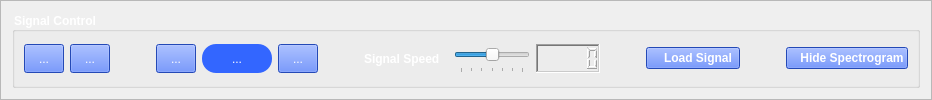
              <widget class="QFrame" name="frame_15">
               <property name="frameShape">
                <enum>QFrame::StyledPanel</enum>
               </property>
               <property name="frameShadow">
                <enum>QFrame::Raised</enum>
               </property>
               <layout class="QGridLayout" name="gridLayout_49">
                <item row="0" column="0">
                 <widget class="QGroupBox" name="groupBox_7">
                  <property name="font">
                   <font>
                    <pointsize>9</pointsize>
                    <weight>75</weight>
                    <bold>true</bold>
                   </font>
                  </property>
                  <property name="styleSheet">
                   <string notr="true">color: rgb(255, 255, 255);</string>
                  </property>
                  <property name="title">
                   <string>Signal Control</string>
                  </property>
                  <layout class="QGridLayout" name="gridLayout_50">
                   <item row="0" column="0">
                    <layout class="QGridLayout" name="gridLayout_51">
                     <item row="0" column="3">
                      <widget class="QToolButton" name="Animal_Sounds_Stop_Button">
                       <property name="sizePolicy">
                        <sizepolicy hsizetype="Expanding" vsizetype="Fixed">
                         <horstretch>0</horstretch>
                         <verstretch>0</verstretch>
                        </sizepolicy>
                       </property>
                       <property name="minimumSize">
                        <size>
                         <width>40</width>
                         <height>29</height>
                        </size>
                       </property>
                       <property name="styleSheet">
                        <string notr="true">background-color:#3366ff;</string>
                       </property>
                       <property name="text">
                        <string>...</string>
                       </property>
                       <property name="icon">
                        <iconset>
                         <normaloff>Assets/stop-button (2).png</normaloff>Assets/stop-button (2).png</iconset>
                       </property>
                       <property name="iconSize">
                        <size>
                         <width>20</width>
                         <height>20</height>
                        </size>
                       </property>
                      </widget>
                     </item>
                     <item row="0" column="6">
                      <spacer name="horizontalSpacer_38">
                       <property name="orientation">
                        <enum>Qt::Horizontal</enum>
                       </property>
                       <property name="sizeHint" stdset="0">
                        <size>
                         <width>40</width>
                         <height>20</height>
                        </size>
                       </property>
                      </spacer>
                     </item>
                     <item row="0" column="9">
                      <widget class="QLCDNumber" name="Animal_Sounds_Signal_Speed_LCD">
                       <property name="enabled">
                        <bool>true</bool>
                       </property>
                       <property name="minimumSize">
                        <size>
                         <width>0</width>
                         <height>29</height>
                        </size>
                       </property>
                       <property name="font">
                        <font>
                         <weight>75</weight>
                         <bold>true</bold>
                        </font>
                       </property>
                       <property name="frameShape">
                        <enum>QFrame::WinPanel</enum>
                       </property>
                       <property name="frameShadow">
                        <enum>QFrame::Sunken</enum>
                       </property>
                       <property name="lineWidth">
                        <number>1</number>
                       </property>
                       <property name="segmentStyle">
                        <enum>QLCDNumber::Outline</enum>
                       </property>
                       <property name="intValue" stdset="0">
                        <number>0</number>
                       </property>
                      </widget>
                     </item>
                     <item row="0" column="10">
                      <spacer name="horizontalSpacer_39">
                       <property name="orientation">
                        <enum>Qt::Horizontal</enum>
                       </property>
                       <property name="sizeHint" stdset="0">
                        <size>
                         <width>40</width>
                         <height>20</height>
                        </size>
                       </property>
                      </spacer>
                     </item>
                     <item row="0" column="5">
                      <widget class="QToolButton" name="Animal_Sounds_Reset_Button">
                       <property name="sizePolicy">
                        <sizepolicy hsizetype="Expanding" vsizetype="Fixed">
                         <horstretch>0</horstretch>
                         <verstretch>0</verstretch>
                        </sizepolicy>
                       </property>
                       <property name="minimumSize">
                        <size>
                         <width>40</width>
                         <height>29</height>
                        </size>
                       </property>
                       <property name="styleSheet">
                        <string notr="true">background-color:#3366ff;</string>
                       </property>
                       <property name="text">
                        <string>...</string>
                       </property>
                       <property name="icon">
                        <iconset>
                         <normaloff>Assets/rewind.png</normaloff>Assets/rewind.png</iconset>
                       </property>
                       <property name="iconSize">
                        <size>
                         <width>20</width>
                         <height>20</height>
                        </size>
                       </property>
                      </widget>
                     </item>
                     <item row="0" column="8">
                      <widget class="QSlider" name="Animal_Sounds_Signal_Speed_Slider">
                       <property name="sizePolicy">
                        <sizepolicy hsizetype="Expanding" vsizetype="Fixed">
                         <horstretch>120</horstretch>
                         <verstretch>0</verstretch>
                        </sizepolicy>
                       </property>
                       <property name="minimumSize">
                        <size>
                         <width>0</width>
                         <height>29</height>
                        </size>
                       </property>
                       <property name="maximumSize">
                        <size>
                         <width>300</width>
                         <height>16777215</height>
                        </size>
                       </property>
                       <property name="minimum">
                        <number>-3</number>
                       </property>
                       <property name="maximum">
                        <number>3</number>
                       </property>
                       <property name="singleStep">
                        <number>0</number>
                       </property>
                       <property name="pageStep">
                        <number>0</number>
                       </property>
                       <property name="value">
                        <number>0</number>
                       </property>
                       <property name="sliderPosition">
                        <number>0</number>
                       </property>
                       <property name="tracking">
                        <bool>true</bool>
                       </property>
                       <property name="orientation">
                        <enum>Qt::Horizontal</enum>
                       </property>
                       <property name="invertedAppearance">
                        <bool>false</bool>
                       </property>
                       <property name="invertedControls">
                        <bool>false</bool>
                       </property>
                       <property name="tickPosition">
                        <enum>QSlider::TicksBelow</enum>
                       </property>
                       <property name="tickInterval">
                        <number>1</number>
                       </property>
                      </widget>
                     </item>
                     <item row="0" column="2">
                      <spacer name="horizontalSpacer_37">
                       <property name="orientation">
                        <enum>Qt::Horizontal</enum>
                       </property>
                       <property name="sizeHint" stdset="0">
                        <size>
                         <width>40</width>
                         <height>20</height>
                        </size>
                       </property>
                      </spacer>
                     </item>
                     <item row="0" column="0">
                      <widget class="QToolButton" name="Animal_Sounds_Zooming_In_Button">
                       <property name="sizePolicy">
                        <sizepolicy hsizetype="Expanding" vsizetype="Fixed">
                         <horstretch>0</horstretch>
                         <verstretch>0</verstretch>
                        </sizepolicy>
                       </property>
                       <property name="minimumSize">
                        <size>
                         <width>40</width>
                         <height>29</height>
                        </size>
                       </property>
                       <property name="styleSheet">
                        <string notr="true">background-color:#3366ff;</string>
                       </property>
                       <property name="text">
                        <string>...</string>
                       </property>
                       <property name="icon">
                        <iconset>
                         <normaloff>Assets/zoomin.png</normaloff>Assets/zoomin.png</iconset>
                       </property>
                      </widget>
                     </item>
                     <item row="0" column="13">
                      <widget class="QPushButton" name="Animal_Sounds_Hide_Show_Spectrogram_Button">
                       <property name="sizePolicy">
                        <sizepolicy hsizetype="Expanding" vsizetype="Fixed">
                         <horstretch>150</horstretch>
                         <verstretch>0</verstretch>
                        </sizepolicy>
                       </property>
                       <property name="maximumSize">
                        <size>
                         <width>300</width>
                         <height>16777215</height>
                        </size>
                       </property>
                       <property name="sizeIncrement">
                        <size>
                         <width>0</width>
                         <height>0</height>
                        </size>
                       </property>
                       <property name="font">
                        <font>
                         <weight>75</weight>
                         <bold>true</bold>
                        </font>
                       </property>
                       <property name="styleSheet">
                        <string notr="true">background-color:#3366ff;</string>
                       </property>
                       <property name="text">
                        <string>   Hide Spectrogram</string>
                       </property>
                       <property name="icon">
                        <iconset>
                         <normaloff>Assets/invisible.png</normaloff>Assets/invisible.png</iconset>
                       </property>
                       <property name="iconSize">
                        <size>
                         <width>20</width>
                         <height>20</height>
                        </size>
                       </property>
                      </widget>
                     </item>
                     <item row="0" column="7">
                      <widget class="QLabel" name="label_36">
                       <property name="minimumSize">
                        <size>
                         <width>84</width>
                         <height>29</height>
                        </size>
                       </property>
                       <property name="font">
                        <font>
                         <pointsize>9</pointsize>
                         <weight>75</weight>
                         <bold>true</bold>
                        </font>
                       </property>
                       <property name="styleSheet">
                        <string notr="true">color: &quot;white&quot;;</string>
                       </property>
                       <property name="text">
                        <string>Signal Speed</string>
                       </property>
                      </widget>
                     </item>
                     <item row="0" column="11">
                      <widget class="QPushButton" name="Animal_Sounds_Load_Signal_Button">
                       <property name="sizePolicy">
                        <sizepolicy hsizetype="Expanding" vsizetype="Fixed">
                         <horstretch>150</horstretch>
                         <verstretch>0</verstretch>
                        </sizepolicy>
                       </property>
                       <property name="maximumSize">
                        <size>
                         <width>300</width>
                         <height>16777215</height>
                        </size>
                       </property>
                       <property name="sizeIncrement">
                        <size>
                         <width>0</width>
                         <height>0</height>
                        </size>
                       </property>
                       <property name="font">
                        <font>
                         <weight>75</weight>
                         <bold>true</bold>
                        </font>
                       </property>
                       <property name="styleSheet">
                        <string notr="true">background-color:#3366ff;</string>
                       </property>
                       <property name="text">
                        <string>   Load Signal</string>
                       </property>
                       <property name="icon">
                        <iconset>
                         <normaloff>Assets/move-to.png</normaloff>Assets/move-to.png</iconset>
                       </property>
                       <property name="iconSize">
                        <size>
                         <width>20</width>
                         <height>20</height>
                        </size>
                       </property>
                      </widget>
                     </item>
                     <item row="0" column="12">
                      <spacer name="horizontalSpacer_40">
                       <property name="orientation">
                        <enum>Qt::Horizontal</enum>
                       </property>
                       <property name="sizeHint" stdset="0">
                        <size>
                         <width>40</width>
                         <height>20</height>
                        </size>
                       </property>
                      </spacer>
                     </item>
                     <item row="0" column="4">
                      <widget class="QToolButton" name="Animal_Sounds_Play_Pause_Button">
                       <property name="sizePolicy">
                        <sizepolicy hsizetype="Expanding" vsizetype="Fixed">
                         <horstretch>0</horstretch>
                         <verstretch>0</verstretch>
                        </sizepolicy>
                       </property>
                       <property name="minimumSize">
                        <size>
                         <width>70</width>
                         <height>29</height>
                        </size>
                       </property>
                       <property name="styleSheet">
                        <string notr="true">background-color:#3366ff;
border-radius: 14px;</string>
                       </property>
                       <property name="text">
                        <string>...</string>
                       </property>
                       <property name="icon">
                        <iconset>
                         <normaloff>Assets/play (1).png</normaloff>Assets/play (1).png</iconset>
                       </property>
                       <property name="iconSize">
                        <size>
                         <width>20</width>
                         <height>20</height>
                        </size>
                       </property>
                      </widget>
                     </item>
                     <item row="0" column="1">
                      <widget class="QToolButton" name="Animal_Sounds_Zooming_Out_Button">
                       <property name="sizePolicy">
                        <sizepolicy hsizetype="Expanding" vsizetype="Fixed">
                         <horstretch>0</horstretch>
                         <verstretch>0</verstretch>
                        </sizepolicy>
                       </property>
                       <property name="minimumSize">
                        <size>
                         <width>40</width>
                         <height>29</height>
                        </size>
                       </property>
                       <property name="styleSheet">
                        <string notr="true">background-color:#3366ff;</string>
                       </property>
                       <property name="text">
                        <string>...</string>
                       </property>
                       <property name="icon">
                        <iconset>
                         <normaloff>Assets/zoom-out.png</normaloff>Assets/zoom-out.png</iconset>
                       </property>
                       <property name="iconSize">
                        <size>
                         <width>20</width>
                         <height>20</height>
                        </size>
                       </property>
                      </widget>
                     </item>
                    </layout>
                   </item>
                  </layout>
                 </widget>
                </item>
               </layout>
              </widget>
